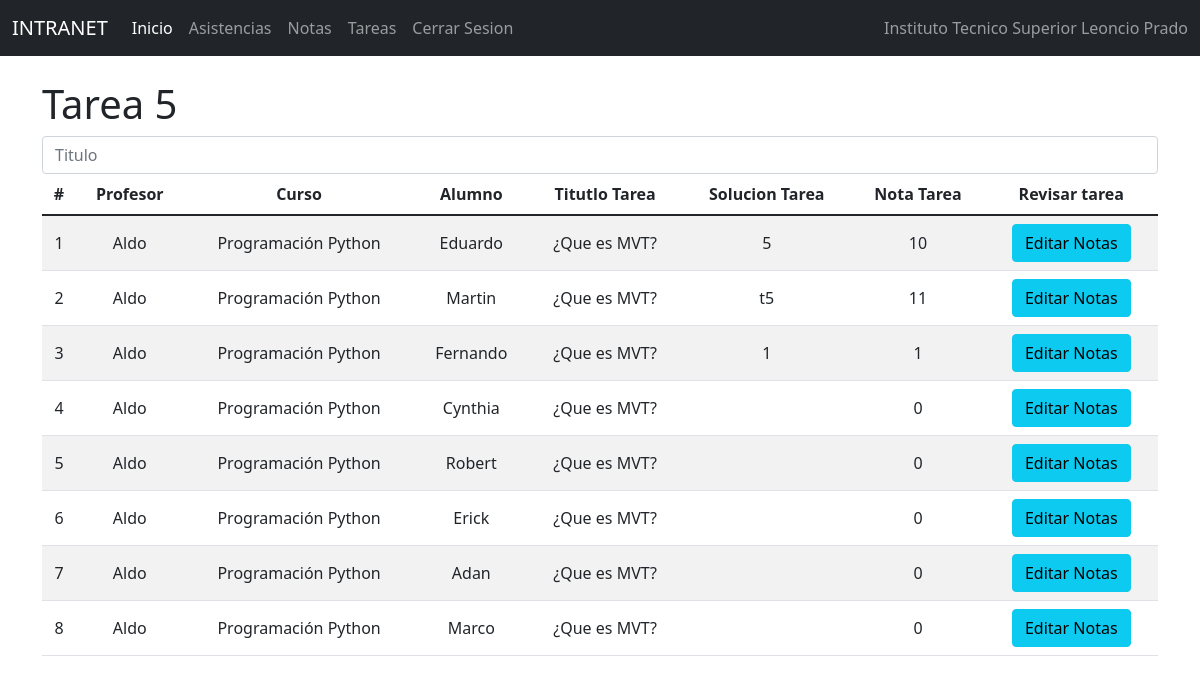
Screenshot of /indntt5/ with the database file from the repository.
### Notas/models.py (models this page shows, shortened)
class Notas(models.Model):
    id=models.IntegerField(primary_key=True)
    profesor = models.ForeignKey(Profesor, null=True,blank=True,on_delete=models.CASCADE)
    curso = models.ForeignKey(Curso, null=True,blank=True,on_delete=models.CASCADE)
    alumno = models.OneToOneField(to='Estudiante', to_field='id', null=True, blank=True, on_delete=models.CASCADE)
    sesion1_nt = models.IntegerField()
    sesion1_asis=models.CharField(max_length=50)
    tarea1_info = models.ForeignKey(Tarea1, null=True,blank=True,on_delete=models.CASCADE)
    soltarea1 = models.CharField(max_length=1000)
    notatarea1 = models.IntegerField()
    sesion2_nt = models.IntegerField()
    sesion2_asis=models.CharField(max_length=50)
    tarea2_info = models.ForeignKey(Tarea2, null=True,blank=True,on_delete=models.CASCADE)
    soltarea2 = models.CharField(max_length=1000)
    notatarea2 = models.IntegerField()
    sesion3_nt = models.IntegerField()
    sesion3_asis=models.CharField(max_length=50)
    tarea3_info = models.ForeignKey(Tarea3, null=True,blank=True,on_delete=models.CASCADE)
    soltarea3 = models.CharField(max_length=1000)
    notatarea3 = models.IntegerField()
    sesion4_nt = models.IntegerField()
    sesion4_asis=models.CharField(max_length=50)
    tarea4_info = models.ForeignKey(Tarea4, null=True,blank=True,on_delete=models.CASCADE)
    soltarea4 = models.CharField(max_length=1000)
    notatarea4 = models.IntegerField()
    sesion5_nt = models.IntegerField()
    sesion5_asis=models.CharField(max_length=50)
    tarea5_info = models.ForeignKey(Tarea5, null=True,blank=True,on_delete=models.CASCADE)
    soltarea5 = models.CharField(max_length=1000)
    notatarea5 = models.IntegerField()

class Profesor(models.Model):
    id=models.IntegerField(primary_key=True)
    nompro=models.CharField(max_length=50)
    apepro=models.CharField(max_length=50)
    dnipro=models.CharField(max_length=50)
    direccionpro=models.CharField(max_length=50)
    distritopro=models.ForeignKey(Distrito, null=True,blank=True,on_delete=models.CASCADE)
    emailpro=models.EmailField()
    estpro=models.IntegerField()
    usuario=models.OneToOneField(to='Usuario', to_field='id', null=True, blank=True, on_delete=models.CASCADE)

class Curso(models.Model):
    id=models.IntegerField(primary_key=True)
    nomcur=models.CharField(max_length=30)
    creditos=models.IntegerField()
    estcur=models.IntegerField()

class Estudiante(models.Model):
    id=models.IntegerField(primary_key=True)
    nomest=models.CharField(max_length=50)
    apeest=models.CharField(max_length=50)
    dniest=models.CharField(max_length=8)
    direccion=models.CharField(max_length=50)
    emailest=models.EmailField()
    estest=models.IntegerField()
    usuario=models.OneToOneField(to='Usuario', to_field='id', null=True, blank=True, on_delete=models.CASCADE)
    carrera=models.ForeignKey(Carrera, null=True, blank=True, on_delete=models.CASCADE)
    distrito=models.ForeignKey(Distrito, null=True, blank=True, on_delete=models.CASCADE)

class Tarea5(models.Model):
    id=models.IntegerField(primary_key=True)
    tittar = models.CharField(max_length=1000)
    destar = models.CharField(max_length=1000)
    profesor = models.ForeignKey(Profesor, null=True, blank=True, on_delete=models.CASCADE)
    curso =models.ForeignKey(Curso, null=True, blank=True, on_delete=models.CASCADE)
    carrera=models.ForeignKey(Carrera, null=True, blank=True, on_delete=models.CASCADE)

### Notas/views.py (the view)
# urls.py: path('indntt5/', indntt5),
def indntt5 (request):
    notas = Notas.objects.all()
    carrera = Carrera.objects.all()
    curso = Curso.objects.all()
    profesor = Profesor.objects.all()
    return render(request, 'PROCESOS/RegNotasTareas/gestionregntt5.html', {"notas": notas, "carrera":carrera,
    "curso":curso, "profesor":profesor})

### Notas/Templates/PROCESOS/RegNotasTareas/gestionregntt5.html (shortened to what this page needs)
{% extends "../../basepro.html" %}
{% block body %}
<div class="row">
    <div class="col-sm-12 col-md-12 col-lg-12 col-xl-12 ">
        <div class="table-responsive">
            <h1>Tarea 5</h1>
                <div class="form-group">
                    <input type="text" id="txtnta" name="txtnta" class="form-control" placeholder="Titulo" minlength="1"
                        maxlength="20" required>
                </div>
            <table class="table table-striped">
                <thead>
                    <tr>
                        <th>#</th>
                        <th>Profesor</th>
                        <th>Curso</th>
                        <th>Alumno</th>
                        <th>Titutlo Tarea</th>
                        <th>Solucion Tarea</th>
                        <th>Nota Tarea</th>
                        <th class="2">Revisar tarea</th>
                    </tr>
                </thead>
                <tbody>
                    {% for c in notas %}
                    <tr>
                        <td>{{forloop.counter}}</td>
                        <td>{{c.profesor.nompro}}</td>
                        <td>{{c.curso.nomcur}}</td>
                        <td>{{c.alumno.nomest}}</td>
                        <td>{{c.tarea5_info.tittar}}</td>
                        <td>{{c.soltarea5}}</td>
                        <td>{{c.notatarea5}}</td>
                        <td><a href="/editarntt5/{{c.id}}" class="btn btn-info">Editar Notas</a></td>
                    </tr>
                    {% endfor %}
                </tbody>
            </table>
        </div>
    </div>
</div>
{% endblock %}

### Notas/static/css/gestiontipusu.css (style rules this page uses)
th, td { text-align: center; vertical-align: middle; }

### rows the page displays
Notas: profesor.nompro "Aldo", curso.nomcur "Programación Python", alumno.nomest "Eduardo", tarea5_info.tittar "¿Que es MVT?", soltarea5 "5", notatarea5 "10"
Notas: profesor.nompro "Aldo", curso.nomcur "Programación Python", alumno.nomest "Martin", tarea5_info.tittar "¿Que es MVT?", soltarea5 "t5", notatarea5 "11"
Notas: profesor.nompro "Aldo", curso.nomcur "Programación Python", alumno.nomest "Fernando", tarea5_info.tittar "¿Que es MVT?", soltarea5 "1", notatarea5 "1"
Notas: profesor.nompro "Aldo", curso.nomcur "Programación Python", alumno.nomest "Cynthia", tarea5_info.tittar "¿Que es MVT?", notatarea5 "0"
Notas: profesor.nompro "Aldo", curso.nomcur "Programación Python", alumno.nomest "Robert", tarea5_info.tittar "¿Que es MVT?", notatarea5 "0"
Notas: profesor.nompro "Aldo", curso.nomcur "Programación Python", alumno.nomest "Erick", tarea5_info.tittar "¿Que es MVT?", notatarea5 "0"
Notas: profesor.nompro "Aldo", curso.nomcur "Programación Python", alumno.nomest "Adan", tarea5_info.tittar "¿Que es MVT?", notatarea5 "0"
Notas: profesor.nompro "Aldo", curso.nomcur "Programación Python", alumno.nomest "Marco", tarea5_info.tittar "¿Que es MVT?", notatarea5 "0"
